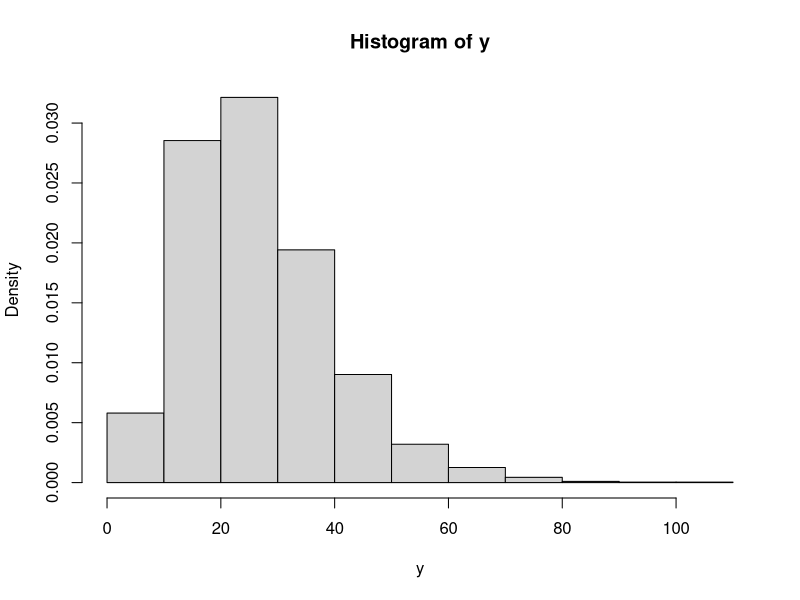
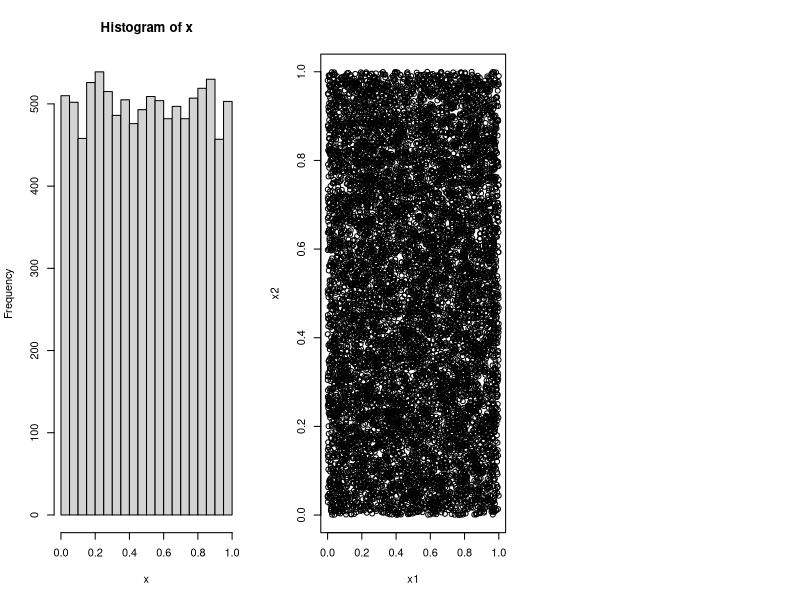
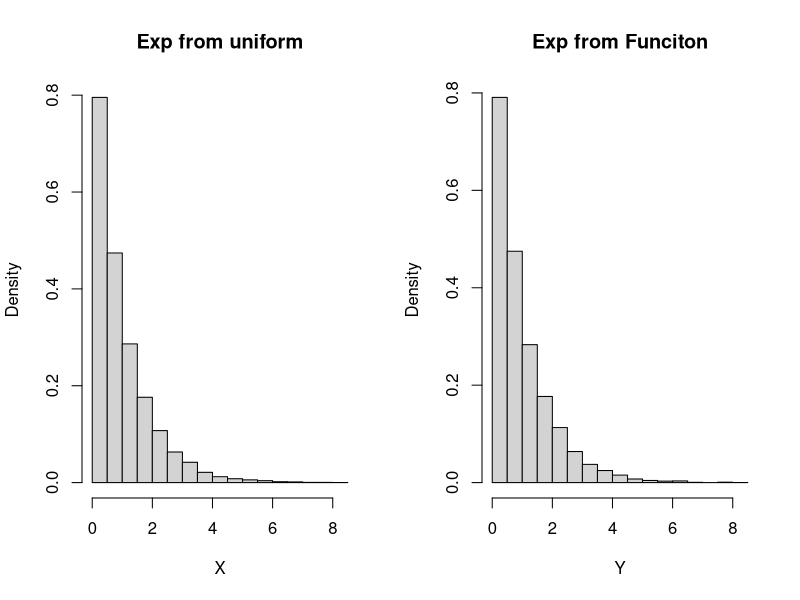
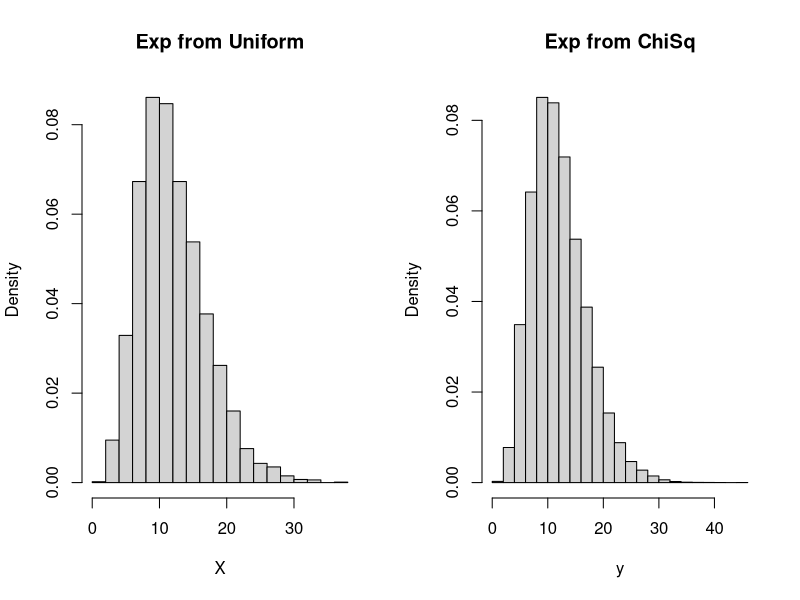
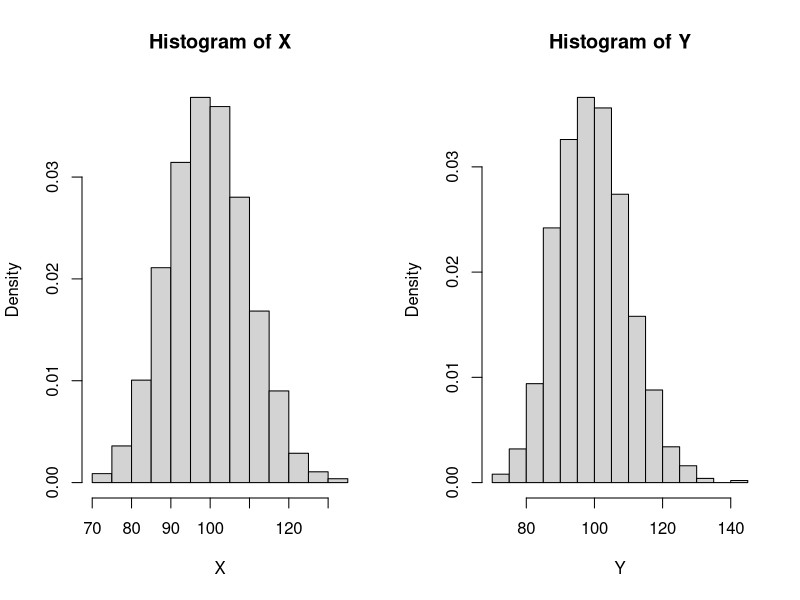
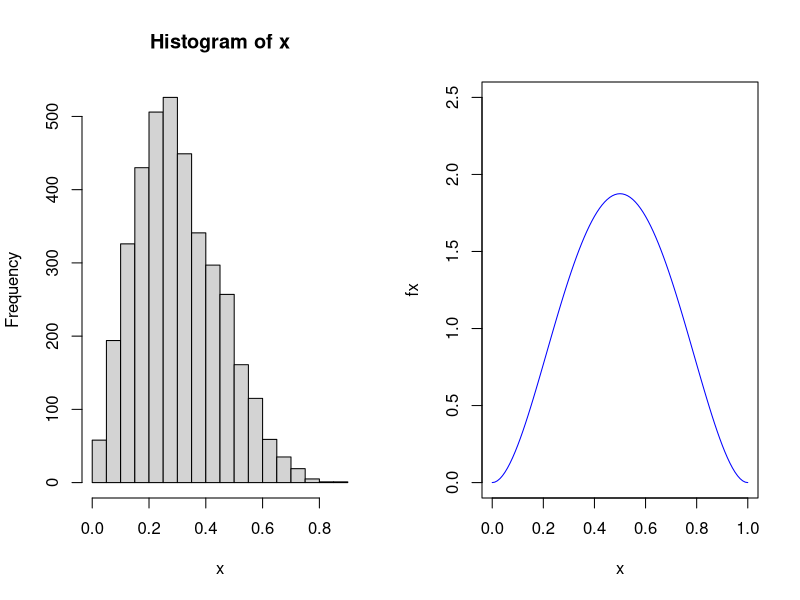
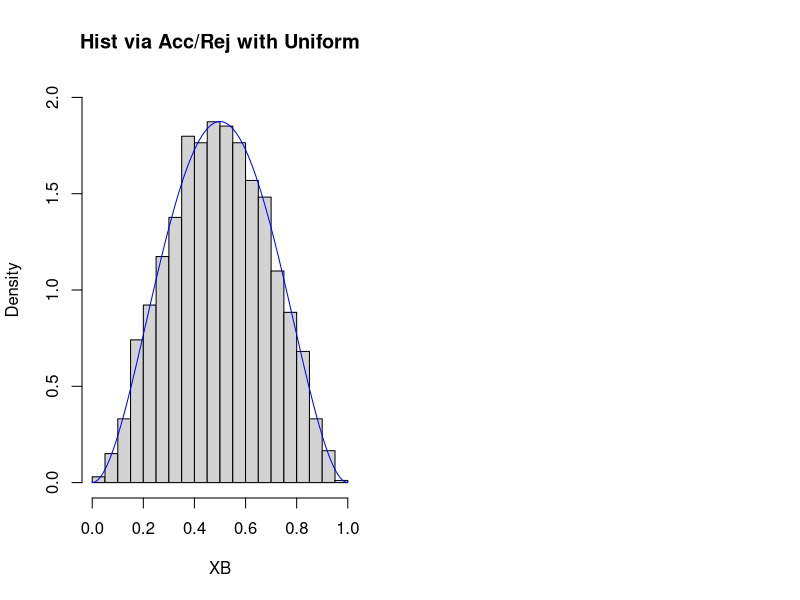

The R source for these figures, in order: (Note: this script raises an error after producing the figures.)
## ---- chunk 1
#library(knitr)
#library(rmarkdown)
library(expm)
#library(matlib3)
#knitr::opts_chunk$set(echo = TRUE)
## ---- chunk 2
# Three independent generaTIONS FROM A GAMMA DISTRIBUTION WITH mean = 2.5 and variance = 4.5
  rgamma(3,2.5,4.5)
# Uniform - 100 independent generations from a uniform distribution with min 2 and max 5
  runif(100, min=2, max = 5)
# Gamma distributions?
  # g1 <- rgamma(10000,6,rate=(p/(1-p)))
  # hist(g1, freq=FALSE)
  # g2 <- rgamma(n=10000,shape=6,rate=(p/(1-p)))
  # hist(g2, freq=FALSE)
  # g3 <- rgamma(n=10000,shape = 6, scale = ((1-p)/p))
  # hist(g3, freq=FALSE)
  
  
Nsim <- 5000
n <- 4.3
p <- 6.2
### NOTE THE BOOK PARAMETERIZES GAMMA AS G ~ (n,B) where n is the mean (lambda) and B = ((1-p)/p). Where B is the rate parameter and p is probabilities. I'm a little confused here so I'll need to come back to this. Is it scale or rate?
y <- rgamma(Nsim,shape=n,scale=6.2)
hist(y,freq=FALSE)  


  
## ---- chunk 3
Nsim <- 10^4      # number of random variables
x <- runif(Nsim)
x1 <- x[-Nsim]    # Vectors to plot?
x2 <- x[-1]
par(mfrow=c(1,3)) #??
hist(x)
plot(x1,x2)
#acf(c)
## ---- chunk 4
Nsim <- 10^4
U <- runif(Nsim)
X <- - log(U)     # Log of the uniform random variables
Y <- rexp(Nsim)   # Exponentials from the real funciton
par(mfrow=c(1,2))
hist(X,freq=F, main = "Exp from uniform")
hist(Y,freq=F, main = "Exp from Funciton")
## ---- chunk 5
U <- runif(3*10^4)
## nrow *2 = df
U <- matrix(data=U, nrow=6)
X <- -log(U)
X <- 2 * apply(X,2,sum)
y <- rchisq(U,df=12)
hist(X,freq=F, main = "Exp from Uniform")
hist(y,freq=F, main = "Exp from ChiSq")
## ---- chunk 6
Nsim <- 10^4
lambda <- 100
spread <- 3*sqrt(lambda)
t <- round(seq(max(0,lambda-spread),lambda+spread,1))
prob <- ppois(t,lambda) # get the poisson probability for all values in the range 
X <- rep(0,Nsim)# Create a space for the values to go
for (i in 1:Nsim){
  u <- runif(1)
  X[i] <- t[1] + sum(prob<u) } 
# Sum all of the values of prob that are less than U 
# This assigns the poisson probability to all of the numbers 
hist(X, freq=F)
Y <- rpois(1000,100)
hist(Y, freq=F)
## ---- chunk 7
## Obtain M the maximum of the distibution
M <-  optimise(f=function(x){dbeta(x,2.7,6.3)},interval=c(0,1),maximum=T)$objective
a <- 2.7
b <- 6.3
U <- runif(Nsim, max = M)
y <- runif(Nsim)
x <- y[U < dbeta(y,a,b)]
hist(x)

## ---- chunk 8

#### Exam Problem 8 ####
Nsim <- 10000

## Set Up  
  # Set the function  
    fx <- function(x){ 
      30*(x^2-2*x^3+x^4) 
    }
  # Find the Max
    Xcand <- runif(Nsim,min=0,max=1)
    M <- max(fx(Xcand))
    
  # Get a look to see what it is like 
    plot(fx,xlim=c(0,1),ylim=c(0,2.5),col="blue")
    
## Approx with Uniform Distribution
    
    ## Approx with Uniform Distribution
    # X candidates from Uniform
    Xcand <- runif(Nsim,min=0,max=1)
    # Generate y candidates up to M
    Ycand <- runif(Nsim, min=0, max=M)
    # Keep the x candidates for which the Y candidates are viable solutions
    XB <- Xcand[Ycand < fx(Xcand)]
    # Acceptence Rate
    length(XB)/Nsim
    # Plot to see how close we are
    hist(XB,freq=F,ylim=c(0,2),main="Hist via Acc/Rej with Uniform",add=FALSE)
    plot(fx,xlim=c(0,1),ylim=c(0,2),col = "blue",add=TRUE)
    
    
    ## Get a scatter plot
    DF <- as.data.frame(Xcand)
    DF$Ycand <- runif(Nsim, min=0, max=M)
    DF$Acc <-ifelse(DF$Ycand < fx(DF$Xcand),0,1)
    
    ggplot(DF,aes(x=DF$Xcand,y=DF$Ycand,color=DF$Acc)) + geom_point(size=2) + 
      ggtitle("Scatter Acc/Rej with Uniform") +
      stat_function(fun=function(x)(30*(x^2-2*x^3+x^4)),geom="line",col="red",size=2 )
    
## Approx With Normal Distribution
    # Find the Approriate mean and variance for the cumulative normal distribution
      gx <- function(x){ 
        (dnorm(x,0.5,0.2)) 
      }
      
      plot(fx,xlim=c(0,1),ylim=c(0,2.5),col="blue")
      plot(gx,col="red",add = TRUE)
    
    # Find normalizing constant s.t. g(x)*M > f(x) for all x 
      ## Set hx = fx/gx
        hx <- function(x){
          fx(x)/gx(x)
        }
      ## Find the Max of hx(x) 
        hx.opt <- optimise(hx,interval =c(0,1),maximum=TRUE)$maximum
      ## Get the Constant M = hx(hx.opt) => fx < gx*M  
        M <- hx(hx.opt)   
    
      # Redefine gx do include the M 
        gx2 <- function(x){ 
          M*(dnorm(x,0.5,0.2)) 
        }
        
      # See that indeed gx*M > fx for all X 
        plot(fx,xlim=c(0,1),ylim=c(0,2.5),col="blue")
        plot(gx2,col="red",add = TRUE)
        
    # X Candidates from Normal 
      ## I can't figure out how to set a range with the rnorm command so this is what I came up with 
        counter <- 0
        Xcand <- c()
        while(counter<Nsim) {
          z <- 1*rnorm(1,0.5,0.2)
          if (z <= 1 & z>=0){
            Xcand <- append(Xcand,z)
            counter = counter + 1 
          } 
        }
    # Y Candidates from Uniform up to M*gx(Xcand)
      Ycand <- runif(Nsim,min=0,max=(gx2(Xcand)))
    # Accept or Reject
      XB <- Xcand[(Ycand < (fx(Xcand)))]
    # Accept Rate  
      length(XB)/Nsim
    # See how Close it is 
      hist(XB,freq=F,ylim=c(0,2.5),breaks = 30,main="Hist via Accept Reject")
      plot(fx,xlim=c(0,1),ylim=c(0,2),col = "blue",add=TRUE)
      
      
    ## Get a scatter Plot
      DF <- as.data.frame(Xcand)
      DF$Ycand <- runif(Nsim,min=0,max=gx2(Xcand))
      DF$Acc <-ifelse(DF$Ycand < fx(Xcand),1,0)
      sum(DF$Acc)/Nsim
      
      
      ggplot(DF,aes(x=DF$Xcand,y=DF$Ycand,color=DF$Acc)) + geom_point(size=2) + ylim(0,2) +
        stat_function(fun=function(x)(30*(x^2-2*x^3+x^4)),geom="line",col="red",size=2 )
      
## ---- chunk 9
f1 <- function(t){ 
  t/(1+t*t)*exp(-(0-t)^2/2)
  }
f2 <- function(t){ 
  1/(1+t*t)*exp(-(0-t)^2/2)
  }
curve(f1,-3,3,col=1,ylim=c(-0.5,1),xlab="t",ylab="",ty="l") 
curve(f2,-3,3,col=2,ty="l",add=TRUE) 

## ---- chunk 10
## Set the function
  h <- function(x){
    (cos(50*x)+sin(20*x))^2
  }

## Integrate
  truemean <- integrate(h,0,1)

## Sampling
  # Set sim 
    Nsim <- 10^4
  # Generate uniform
    x <- runif(Nsim)
  # Evaluate h(x)
   hx <- h(x) 
  # Average of hx
   estint <- cumsum(hx)/(1:Nsim)
  # Get the variation from the true mean for everyvalue of hx
   esterr <- sqrt(cumsum(hx-estint)^2)/(1:Nsim)

## Graph
  #par(mar=c(2,2,2,1),mfrow=c(1,2))
  #curve(h,xlab="Function",ylab="",lwd=2)
  plot(estint, xlab="Mean and Error range",ylab="",type='l',lwd=2,
       ylim=mean(hx)+20*c(-esterr[Nsim],esterr[Nsim]))
  
  lines(estint+2*esterr,col="gold",lwd=1)
  lines(estint-2*esterr,col="gold",lwd=1)
  

## ---- chunk 11
# Generate values from normal distribution:
  x <- rnorm(10^8)

# Set the probability values you want to calculate
  bound <- qnorm(c(.5,.75,.8,.9,.95,.99,.9999))

# 
  res <- matrix(x,ncol=8,nrow=7)
# loop for each bound and for each sample size:
  for (i in 2:8) {
  for (j in 1:8) {
    res[i-1,j]=mean(x[1:10^i]<bound[j]) 
  }
  }
  #matrix(as.numeric(format(res,digi=4)),ncol=8)

## ---- chunk 12
## Set the function
  h <- function(x){
    (cos(50*x)+sin(20*x))^2
  }
Nsim <- 10^4
  
x <- matrix(h(runif(200*Nsim)),ncol=200)
estint <- apply(x,2,cumsum)/(1:Nsim)
plot(estint[,1], type='l',col=0,ylim=c(.8,1.2))
y <- apply(estint,1,quantile,c(0.025,0.975))
polygon(c(1:Nsim,Nsim:1),c(y[1,],rev(y[2,])),col="wheat")

boot <- matrix(sample(x[,1],200*Nsim,rep=T),nrow=Nsim,ncol=200)
bootit <- apply(boot,2,cumsum)/(1:Nsim)
bootup <- apply(bootit,1,quantile,0.975)
bootdo <- apply(bootit,1,quantile,0.025)
## ---- chunk 13
# Initial Values
  a <- 2.7
  b <- 6.3
  c <- 2.669 
  Nsim <- 5000
  y1 <- 1:Nsim   #for plots
  
# Initialie the chain (X CANDIDATES FROM A UNIFORM DISTRIBUTION)
   X <- rep(runif(1),Nsim)  
   
# Run the Chain
   for (i in 2:Nsim){
     Y <- runif(1)  # Canidate values of X[i+1]
     rho <- dbeta(Y,a,b)/dbeta(X[i-1],a,b)
     ## If runif(1)<rho then X[i]=X[i-1] if not it is Y
     X[i] <- X[i-1] + (Y-X[i-1])*(runif(1)<rho)
   }
   

## Plot the iterations 
  plot(y1,X,type="S", xlim=c(100,300))   
  
## Plot Beta
  B <- rbeta(Nsim,2.7,6.3)
  par(mfrow = c(1,2))
  hist(B, freq=FALSE)
  hist(X)

## ---- chunk 14

Nsim = 5000
n = 15
a = 3
b= 7
## Set up the inital Array
  X <- T <- array(0,dim=c(Nsim,1))  # Initial Array
  # Get the \theta_0 =  \theta|X \sim Be(x+a,n-x+b)
    T[1] <- rbeta(1,a,b)              
  # Get X_0 = X|\theta \sim Bin(n,\theta)
  X[1] <- rbinom(1 , n,T[1])


## Do the Distribution
  for (i in 2:Nsim){
    X[i] <- rbinom(1,n,T[i-1])
    T[i] <- rbeta(1,a+X[i],n-X[i]+b)
    }

# True distribution of Theta (T)
fx <- function(x){
  dbeta(x,a,b)
}

gx <- function(x){
  dbinom(x,n,T)
}

hist(X,freq=F)
#plot(gx,col="blue",add=TRUE)

hist(T,freq=F)
plot(fx,col="blue",add=TRUE)

## ---- chunk 15
# Set up the parameters as in the question
  T <- 500
  p <- 5
  r <- 0.25

# Get the starting distributions 
  ## X should have p samples from the normal distribution
    X <- rnorm(p)
    
  ## Cur should be x 
    itteration <- X
# Run the sampling 
  for (t in 1:T){
    for (j in 2:p) {
      avgx <- sum(itteration[j-1])/(p-1)
      itteration[j] <- rnorm(1,(p-1)*r*avgx/(1+(p-2)*r),sqrt((1+(p-2)*r-(p-1)*r^2)/(1+(p-2)*r)))
    }
    X <- rbind(X,itteration)
  }


        
# Plots
  for (i in 1:p){
    hist(X[,i],freq=FALSE)
    curve(dnorm(x),add=TRUE)
  }
